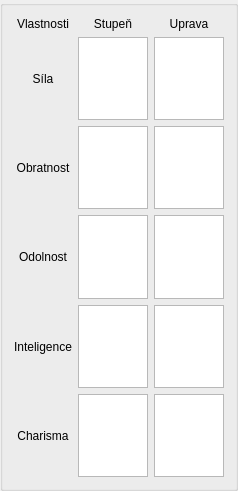
   <widget class="QGroupBox" name="gridGroupBox_2">
    <property name="geometry">
     <rect>
      <x>18</x>
      <y>139</y>
      <width>211</width>
      <height>491</height>
     </rect>
    </property>
    <layout class="QGridLayout" name="statistikaBox">
     <item row="2" column="0">
      <widget class="QLabel" name="label_15">
       <property name="text">
        <string>Obratnost</string>
       </property>
       <property name="alignment">
        <set>Qt::AlignCenter</set>
       </property>
      </widget>
     </item>
     <item row="5" column="2">
      <widget class="QTextEdit" name="textEdit_22">
       <property name="font">
        <font>
         <pointsize>15</pointsize>
         <bold>true</bold>
        </font>
       </property>
      </widget>
     </item>
     <item row="3" column="1">
      <widget class="QTextEdit" name="textEdit_17">
       <property name="font">
        <font>
         <pointsize>15</pointsize>
         <bold>true</bold>
        </font>
       </property>
      </widget>
     </item>
     <item row="3" column="0">
      <widget class="QLabel" name="label_16">
       <property name="text">
        <string>Odolnost</string>
       </property>
       <property name="alignment">
        <set>Qt::AlignCenter</set>
       </property>
      </widget>
     </item>
     <item row="3" column="2">
      <widget class="QTextEdit" name="textEdit_18">
       <property name="font">
        <font>
         <pointsize>15</pointsize>
         <bold>true</bold>
        </font>
       </property>
      </widget>
     </item>
     <item row="5" column="1">
      <widget class="QTextEdit" name="textEdit_21">
       <property name="font">
        <font>
         <pointsize>15</pointsize>
         <bold>true</bold>
        </font>
       </property>
      </widget>
     </item>
     <item row="4" column="0">
      <widget class="QLabel" name="label_17">
       <property name="text">
        <string>Inteligence</string>
       </property>
       <property name="alignment">
        <set>Qt::AlignCenter</set>
       </property>
      </widget>
     </item>
     <item row="0" column="1">
      <widget class="QLabel" name="label_12">
       <property name="text">
        <string>Stupeň</string>
       </property>
       <property name="alignment">
        <set>Qt::AlignCenter</set>
       </property>
      </widget>
     </item>
     <item row="0" column="0">
      <widget class="QLabel" name="label_11">
       <property name="text">
        <string>Vlastnosti</string>
       </property>
       <property name="alignment">
        <set>Qt::AlignCenter</set>
       </property>
      </widget>
     </item>
     <item row="1" column="2">
      <widget class="QTextEdit" name="textEdit_14">
       <property name="font">
        <font>
         <pointsize>15</pointsize>
         <bold>true</bold>
        </font>
       </property>
      </widget>
     </item>
     <item row="2" column="1">
      <widget class="QTextEdit" name="textEdit_15">
       <property name="font">
        <font>
         <pointsize>15</pointsize>
         <bold>true</bold>
        </font>
       </property>
      </widget>
     </item>
     <item row="1" column="0">
      <widget class="QLabel" name="label_14">
       <property name="text">
        <string>Síla</string>
       </property>
       <property name="alignment">
        <set>Qt::AlignCenter</set>
       </property>
      </widget>
     </item>
     <item row="4" column="2">
      <widget class="QTextEdit" name="textEdit_20">
       <property name="font">
        <font>
         <pointsize>15</pointsize>
         <bold>true</bold>
        </font>
       </property>
      </widget>
     </item>
     <item row="1" column="1">
      <widget class="QTextEdit" name="textEdit_13">
       <property name="font">
        <font>
         <pointsize>15</pointsize>
         <bold>true</bold>
        </font>
       </property>
       <property name="html">
        <string>&lt;!DOCTYPE HTML PUBLIC &quot;-//W3C//DTD HTML 4.0//EN&quot; &quot;http://www.w3.org/TR/REC-html40/strict.dtd&quot;&gt;
&lt;html&gt;&lt;head&gt;&lt;meta name=&quot;qrichtext&quot; content=&quot;1&quot; /&gt;&lt;meta charset=&quot;utf-8&quot; /&gt;&lt;style type=&quot;text/css&quot;&gt;
p, li { white-space: pre-wrap; }
&lt;/style&gt;&lt;/head&gt;&lt;body style=&quot; font-family:'Segoe UI'; font-size:15pt; font-weight:700; font-style:normal;&quot;&gt;
&lt;p align=&quot;center&quot; style=&quot;-qt-paragraph-type:empty; margin-top:0px; margin-bottom:0px; margin-left:0px; margin-right:0px; -qt-block-indent:0; text-indent:0px; font-family:'Titillium Web'; font-weight:600;&quot;&gt;&lt;br /&gt;&lt;/p&gt;&lt;/body&gt;&lt;/html&gt;</string>
       </property>
      </widget>
     </item>
     <item row="5" column="0">
      <widget class="QLabel" name="label_18">
       <property name="text">
        <string>Charisma</string>
       </property>
       <property name="alignment">
        <set>Qt::AlignCenter</set>
       </property>
      </widget>
     </item>
     <item row="4" column="1">
      <widget class="QTextEdit" name="textEdit_19">
       <property name="font">
        <font>
         <pointsize>15</pointsize>
         <bold>true</bold>
        </font>
       </property>
      </widget>
     </item>
     <item row="2" column="2">
      <widget class="QTextEdit" name="textEdit_16">
       <property name="font">
        <font>
         <pointsize>15</pointsize>
         <bold>true</bold>
        </font>
       </property>
      </widget>
     </item>
     <item row="0" column="2">
      <widget class="QLabel" name="label_13">
       <property name="text">
        <string>Uprava</string>
       </property>
       <property name="alignment">
        <set>Qt::AlignCenter</set>
       </property>
      </widget>
     </item>
    </layout>
   </widget>
